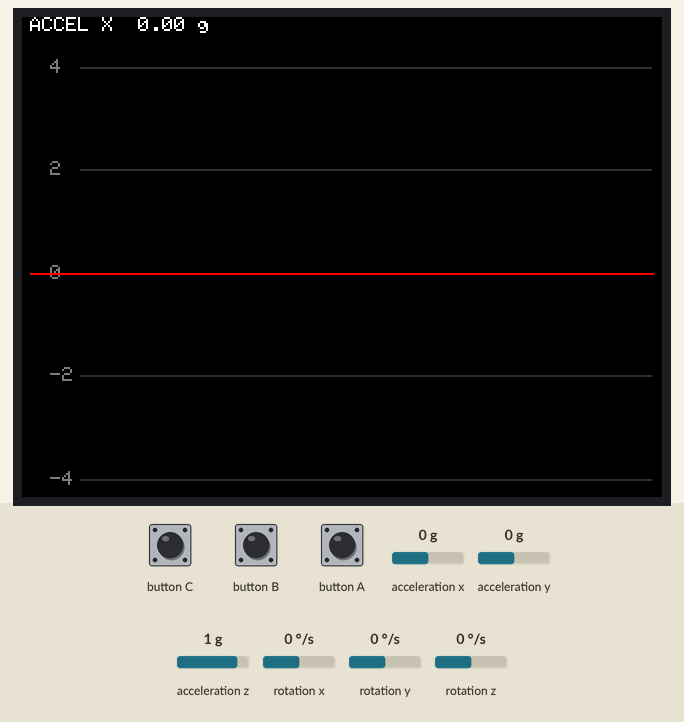
A program run on a simulated ESP32-S3. On the bench: 320×240 colour display. The test bench sets the inputs (shaded band); at power-on: acceleration x 0 g, acceleration y 0 g, acceleration z 1 g, rotation x 0 °/s, rotation y 0 °/s, rotation z 0 °/s.

Above: at 1.6 s.
1.7 s: button A pressed for 0.3 s
At 3.2 s:
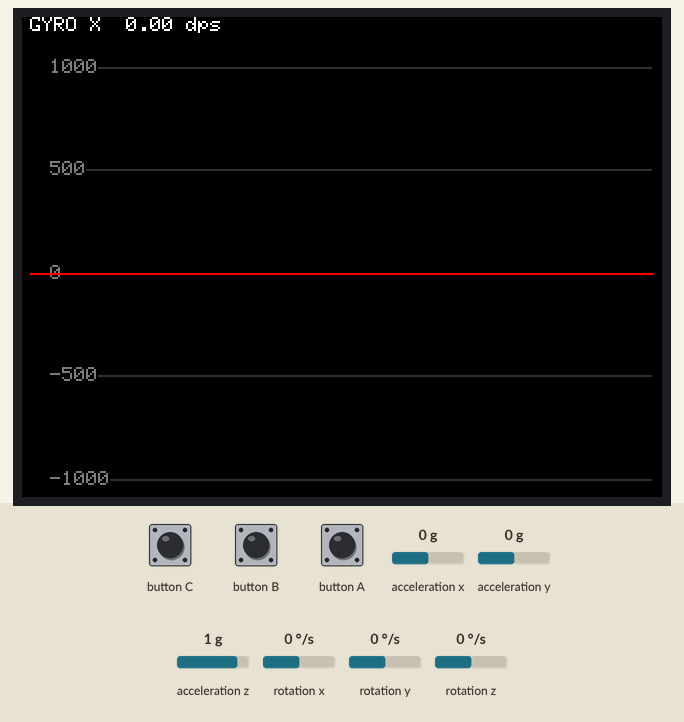
3.9 s: button B pressed for 0.3 s
At 5.5 s:
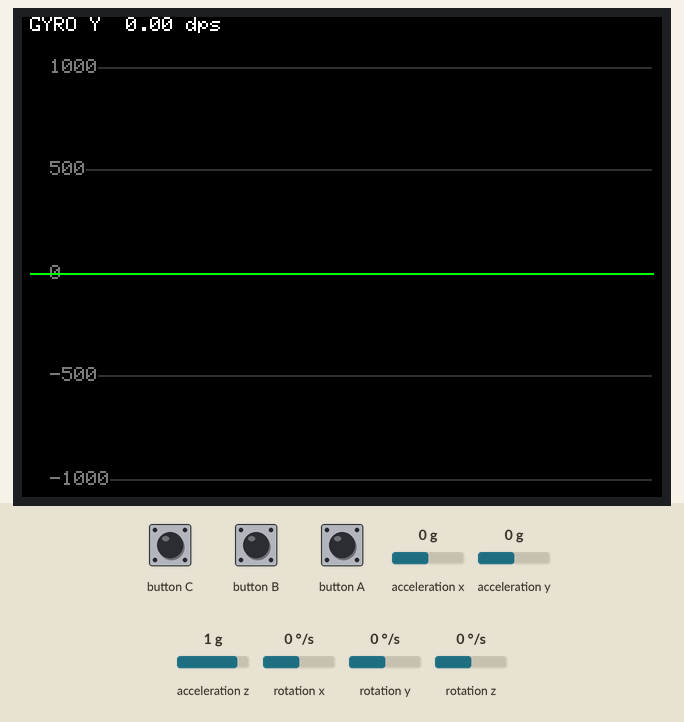
5.8 s: button A pressed for 0.3 s
At 6.8 s:
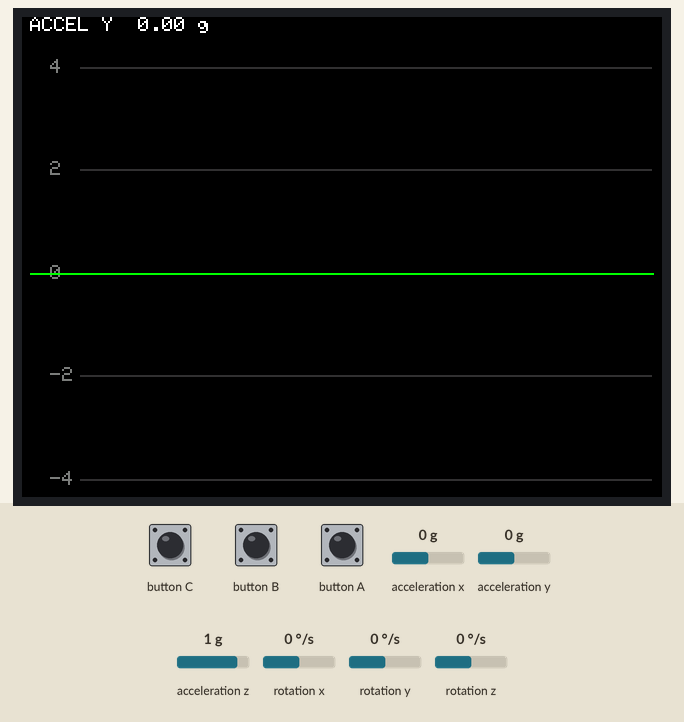
7.9 s: button B pressed for 0.3 s
At 8.49 s:
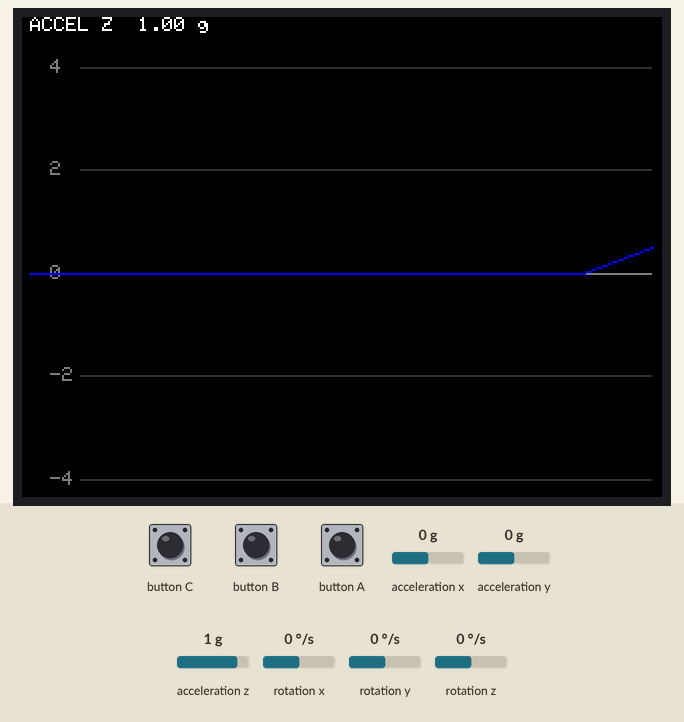
10.5 s: button A pressed for 0.3 s
At 12.4 s:
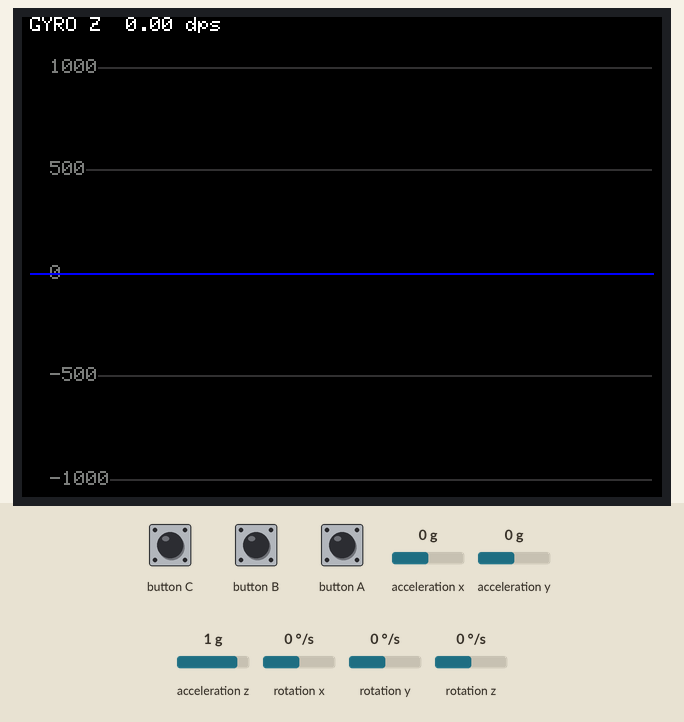
12.7 s: button A pressed for 0.3 s
At 13.49 s:
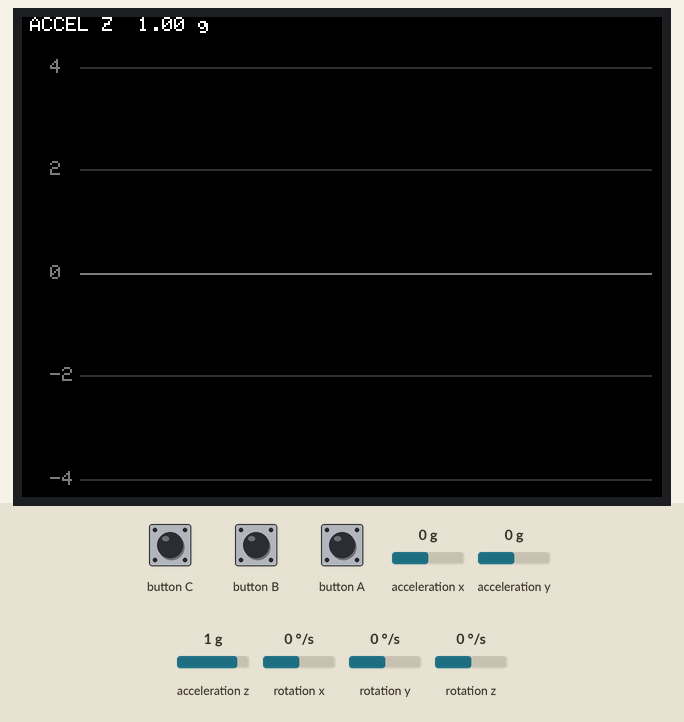
Timing chart, 0 to 15.7 s (numbered marks = the images above; inputs shaded):
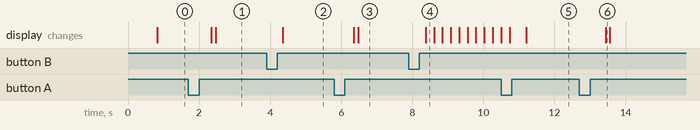

Measured:
- after the input at 1.7 s, the display: first changes after 0.64 s (image 1 shows a later state)
- after the input at 3.9 s, the display: changes after 0.46 s (image 2)
- after the input at 5.8 s, the display: first changes after 0.56 s (image 3 shows a later state)
- after the input at 7.9 s, the display: changes after 0.47 s (image 4)
- after the input at 12.7 s, the display: changes after 0.74 s (image 6)

The program:

main.cpp
```cpp
#include <algorithm>
#include <cmath>
#include <cstdint>
#include <cstdio>

#include <M5Unified.h>
#include <cstring>

constexpr uint32_t DISPLAY_REFRESH_MS = 33;
constexpr size_t SENSOR_HISTORY_SIZE = 240;
constexpr float ACCEL_PLOT_RANGE_G = 8.0f;
constexpr float GYRO_PLOT_RANGE_DPS = 2000.0f;
constexpr const char *AXIS_LABELS[] = {"X", "Y", "Z"};
constexpr uint16_t AXIS_COLORS[] = {TFT_RED, TFT_GREEN, TFT_BLUE};

bool displayBufferReady = false;
M5Canvas displayBuffer(&M5.Display);
uint32_t nextDisplayRefreshMs = 0;
size_t selectedAxis = 0;
bool showGyroscope = false;
float sensorHistory[SENSOR_HISTORY_SIZE] = {};
size_t nextSensorSample = 0;
size_t sensorSampleCount = 0;

void drawStatus()
{
    if (!displayBufferReady)
    {
        return;
    }
    displayBuffer.fillSprite(TFT_BLACK);
    char label[64];
    const float latestSample = sensorSampleCount == 0
                                   ? 0.0f
                                   : sensorHistory[(nextSensorSample + SENSOR_HISTORY_SIZE - 1) % SENSOR_HISTORY_SIZE];
    const float plotRange = showGyroscope ? GYRO_PLOT_RANGE_DPS : ACCEL_PLOT_RANGE_G;
    std::snprintf(label, sizeof(label), "%s %s  %.2f %s", showGyroscope ? "GYRO" : "ACCEL",
                  AXIS_LABELS[selectedAxis], latestSample, showGyroscope ? "dps" : "g");
    displayBuffer.setTextDatum(ML_DATUM);
    displayBuffer.setTextColor(TFT_WHITE, TFT_BLACK);
    displayBuffer.drawString(label, 4, 4);

    const int graphLeft = 4;
    const int graphRight = displayBuffer.width() - 5;
    const int graphTop = 25;
    const int graphBottom = displayBuffer.height() - 9;
    const int graphWidth = graphRight - graphLeft;
    const int graphHeight = graphBottom - graphTop;
    for (int gridLine = 0; gridLine <= 4; ++gridLine)
    {
        const int y = graphTop + gridLine * graphHeight / 4;
        displayBuffer.drawFastHLine(graphLeft, y, graphWidth, gridLine == 2 ? TFT_DARKGREY : 0x3186);
        displayBuffer.fillRect(graphLeft, y - 8, 25, 16, TFT_BLACK);
        displayBuffer.setTextColor(TFT_DARKGREY, TFT_BLACK);
        char tickLabel[12];
        std::snprintf(tickLabel, sizeof(tickLabel), "%d", static_cast<int>(plotRange * (2 - gridLine) / 4));
        displayBuffer.drawString(tickLabel, graphLeft + 10, y);
    }

    if (sensorSampleCount > 0)
    {
        const size_t oldestSample = (nextSensorSample + SENSOR_HISTORY_SIZE - sensorSampleCount) % SENSOR_HISTORY_SIZE;
        int previousX = graphLeft;
        int previousY = graphBottom;
        for (size_t index = 0; index < sensorSampleCount; ++index)
        {
            const int x = graphLeft + static_cast<int>(index * graphWidth / std::max<size_t>(sensorSampleCount - 1, 1));
            const float sample = sensorHistory[(oldestSample + index) % SENSOR_HISTORY_SIZE];
            const int y = graphTop + static_cast<int>((plotRange - sample) * graphHeight / (2.0f * plotRange));
            if (index > 0)
            {
                displayBuffer.drawLine(previousX, previousY, x, y, AXIS_COLORS[selectedAxis]);
            }
            previousX = x;
            previousY = y;
        }
    }
    displayBuffer.pushSprite(0, 0);
}

void setup()
{
    auto config = M5.config();
    config.output_power = false;
    config.internal_spk = false;
    config.external_rtc = false;
    M5.begin(config);
    M5.Display.setRotation(1);
    M5.Display.fillScreen(TFT_BLACK);
    displayBuffer.setColorDepth(16);
    displayBufferReady = displayBuffer.createSprite(M5.Display.width(), M5.Display.height()) != nullptr;
    drawStatus();
}

void loop()
{
    M5.update();
    if (M5.BtnB.wasClicked())
    {
        selectedAxis = (selectedAxis + 1) % 3;
    }
    if (M5.BtnA.wasClicked())
    {
        showGyroscope = !showGyroscope;
        nextSensorSample = 0;
        sensorSampleCount = 0;
    }
    const uint32_t now = millis();
    const auto update = M5.Imu.update();
    if (update)
    {
        const auto &data = M5.Imu.getImuData();
        const auto &sensor = showGyroscope ? data.gyro : data.accel;
        const float sample = selectedAxis == 0 ? sensor.x : selectedAxis == 1 ? sensor.y : sensor.z;
        sensorHistory[nextSensorSample] = sample;
        nextSensorSample = (nextSensorSample + 1) % SENSOR_HISTORY_SIZE;
        sensorSampleCount = std::min(sensorSampleCount + 1, SENSOR_HISTORY_SIZE);
    }
    if (static_cast<int32_t>(now - nextDisplayRefreshMs) >= 0)
    {
        drawStatus();
        nextDisplayRefreshMs = now + DISPLAY_REFRESH_MS;
    }
    delay(5);
}
```
